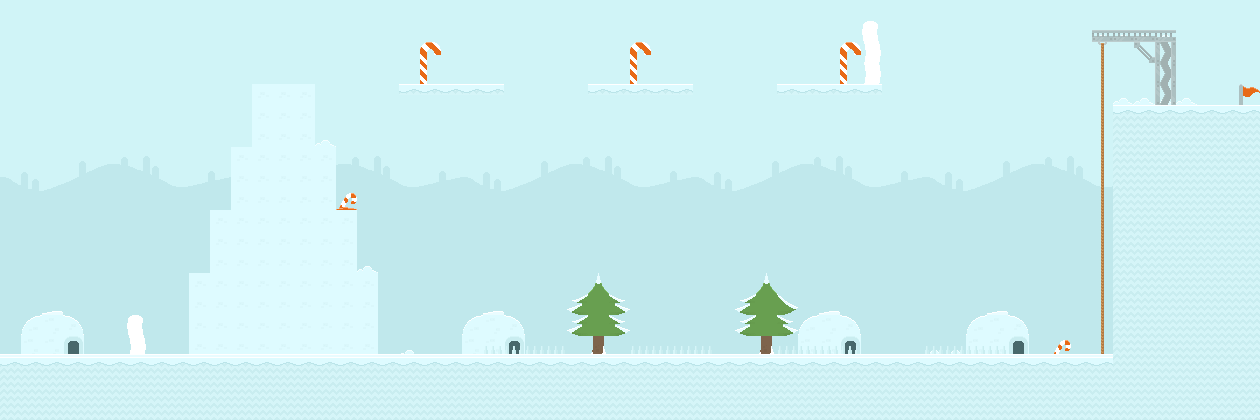

A level layout from a 2D game, rendered from its tile map. Below: a short description, then the map file with tile-grid data replaced by summaries:
An orthogonal 60x20 tile map with 21x21 px tiles, 8 tile layers (Background, Background2, NoWallClimb, Fall, ...), 2 tilesets and 34 objects (31x coins, 2x heart, lever).

<map version="1.10" tiledversion="1.10.2" orientation="orthogonal" renderorder="right-down" width="60" height="20" tilewidth="21" tileheight="21" infinite="0" nextlayerid="12" nextobjectid="39">
 <editorsettings>
  <export target="Platformer3.tmj" format="json" />
 </editorsettings>
 <tileset firstgid="1" name="backgrounds" tilewidth="21" tileheight="21" tilecount="99" columns="11">
  <image source="backgrounds.png" width="231" height="189" />
 </tileset>
 <tileset firstgid="100" name="Platformer3" tilewidth="21" tileheight="21" tilecount="900" columns="30">
  <image source="tilemap_packed.png" width="630" height="630" />
  <tile id="312">
   <properties>
    <property name="flag" type="bool" value="true" />
   </properties>
  </tile>
  <tile id="342">
   <properties>
    <property name="flag" type="bool" value="true" />
   </properties>
  </tile>
  <tile id="346">
   <properties>
    <property name="collides" type="bool" value="true" />
   </properties>
  </tile>
  <tile id="429">
   <properties>
    <property name="collides" type="bool" value="true" />
   </properties>
  </tile>
  <tile id="481">
   <properties>
    <property name="collides" type="bool" value="true" />
   </properties>
  </tile>
  <tile id="482">
   <properties>
    <property name="collides" type="bool" value="true" />
   </properties>
  </tile>
  <tile id="483">
   <properties>
    <property name="collides" type="bool" value="true" />
   </properties>
  </tile>
  <tile id="484">
   <properties>
    <property name="collides" type="bool" value="true" />
   </properties>
  </tile>
  <tile id="485">
   <properties>
    <property name="collides" type="bool" value="true" />
   </properties>
  </tile>
  <tile id="486">
   <properties>
    <property name="collides" type="bool" value="true" />
   </properties>
  </tile>
  <tile id="487">
   <properties>
    <property name="collides" type="bool" value="true" />
   </properties>
  </tile>
  <tile id="488">
   <properties>
    <property name="collides" type="bool" value="true" />
   </properties>
  </tile>
  <tile id="489">
   <properties>
    <property name="collides" type="bool" value="true" />
   </properties>
  </tile>
  <tile id="509">
   <properties>
    <property name="collides" type="bool" value="true" />
   </properties>
  </tile>
  <tile id="511">
   <properties>
    <property name="collides" type="bool" value="true" />
   </properties>
  </tile>
  <tile id="512">
   <properties>
    <property name="collides" type="bool" value="true" />
   </properties>
  </tile>
  <tile id="513">
   <properties>
    <property name="collides" type="bool" value="true" />
   </properties>
  </tile>
  <tile id="514">
   <properties>
    <property name="collides" type="bool" value="true" />
   </properties>
  </tile>
  <tile id="515">
   <properties>
    <property name="collides" type="bool" value="true" />
   </properties>
  </tile>
  <tile id="516">
   <properties>
    <property name="collides" type="bool" value="true" />
   </properties>
  </tile>
  <tile id="517">
   <properties>
    <property name="collides" type="bool" value="true" />
   </properties>
  </tile>
  <tile id="518">
   <properties>
    <property name="collides" type="bool" value="true" />
   </properties>
  </tile>
  <tile id="519">
   <properties>
    <property name="collides" type="bool" value="true" />
   </properties>
  </tile>
  <tile id="539">
   <properties>
    <property name="collides" type="bool" value="true" />
   </properties>
  </tile>
  <tile id="542">
   <properties>
    <property name="touch" type="bool" value="true" />
   </properties>
  </tile>
  <tile id="569">
   <properties>
    <property name="collides" type="bool" value="true" />
   </properties>
  </tile>
  <tile id="573">
   <properties>
    <property name="fall" type="bool" value="true" />
   </properties>
  </tile>
  <tile id="574">
   <properties>
    <property name="fall" type="bool" value="true" />
   </properties>
  </tile>
  <tile id="575">
   <properties>
    <property name="fall" type="bool" value="true" />
   </properties>
  </tile>
  <tile id="582">
   <properties>
    <property name="collides" type="bool" value="true" />
   </properties>
  </tile>
  <tile id="599">
   <properties>
    <property name="collides" type="bool" value="true" />
   </properties>
  </tile>
 </tileset>
 <layer id="7" name="Background" width="60" height="20">
  <data>[1200 cells, 1200 non-empty, 33 distinct tile ids]</data>
 </layer>
 <layer id="11" name="Background2" width="60" height="20">
  <data>[1200 cells, 61 non-empty, 16 distinct tile ids]</data>
 </layer>
 <layer id="9" name="NoWallClimb" width="60" height="20">
  <data>[1200 cells, 11 non-empty, 1 distinct tile ids]</data>
 </layer>
 <objectgroup id="2" name="Collectibles">
  <object id="1" name="lever" gid="987" x="273.333" y="93.6667" width="21" height="21" />
  <object id="4" name="heart" gid="473" x="797.333" y="83" width="21" height="21" />
  <object id="5" name="heart" gid="473" x="818.667" y="83" width="21" height="21" />
  <object id="6" name="coins" gid="479" x="166.667" y="353" width="21" height="21" />
  <object id="7" name="coins" gid="479" x="168" y="310.333" width="21" height="21" />
  <object id="8" name="coins" gid="479" x="189.333" y="257.667" width="21" height="21" />
  <object id="9" name="coins" gid="479" x="208.667" y="188.333" width="21" height="21" />
  <object id="10" name="coins" gid="479" x="230" y="126.333" width="21" height="21" />
  <object id="11" name="coins" gid="479" x="402.667" y="82.3333" width="21" height="21" />
  <object id="12" name="coins" gid="479" x="429.333" y="81.6667" width="21" height="21" />
  <object id="13" name="coins" gid="479" x="457.333" y="82.3333" width="21" height="21" />
  <object id="14" name="coins" gid="479" x="389.333" y="351.667" width="21" height="21" />
  <object id="15" name="coins" gid="479" x="438" y="351" width="21" height="21" />
  <object id="16" name="coins" gid="479" x="510.667" y="315" width="21" height="21" />
  <object id="18" name="coins" gid="479" x="573.333" y="353" width="21" height="21" />
  <object id="19" name="coins" gid="479" x="605.333" y="353" width="21" height="21" />
  <object id="20" name="coins" gid="479" x="663.333" y="313.667" width="21" height="21" />
  <object id="21" name="coins" gid="479" x="721.333" y="351" width="21" height="21" />
  <object id="22" name="coins" gid="479" x="748" y="351.667" width="21" height="21" />
  <object id="23" name="coins" gid="479" x="804.667" y="317.667" width="21" height="21" />
  <object id="24" name="coins" gid="479" x="869.333" y="350.333" width="21" height="21" />
  <object id="25" name="coins" gid="479" x="900" y="351.667" width="21" height="21" />
  <object id="26" name="coins" gid="479" x="957.333" y="323" width="21" height="21" />
  <object id="27" name="coins" gid="479" x="604.667" y="83.6667" width="21" height="21" />
  <object id="28" name="coins" gid="479" x="630.667" y="83.6667" width="21" height="21" />
  <object id="29" name="coins" gid="479" x="652" y="83" width="21" height="21" />
  <object id="30" name="coins" gid="479" x="1070" y="351" width="21" height="21" />
  <object id="31" name="coins" gid="479" x="1071.33" y="317.667" width="21" height="21" />
  </objectgroup>
 <layer id="6" name="Fall" width="60" height="20">
  <data>[1200 cells, 16 non-empty, 1 distinct tile ids]</data>
 </layer>
 <layer id="4" name="PulledLever" width="60" height="20">
  <data>[1200 cells, 39 non-empty, 9 distinct tile ids]</data>
 </layer>
 <layer id="3" name="Flag" width="60" height="20">
  <data>[1200 cells, 1 non-empty, 1 distinct tile ids]</data>
 </layer>
 <layer id="1" name="Ground &amp; Platforms" width="60" height="20">
  <data>[1200 cells, 342 non-empty, 7 distinct tile ids]</data>
 </layer>
 <layer id="8" name="Ground &amp; Platforms2" width="60" height="20">
  <data>[1200 cells, 57 non-empty, 2 distinct tile ids]</data>
 </layer>
</map>
<!-- 6 of 34 objects omitted -->
